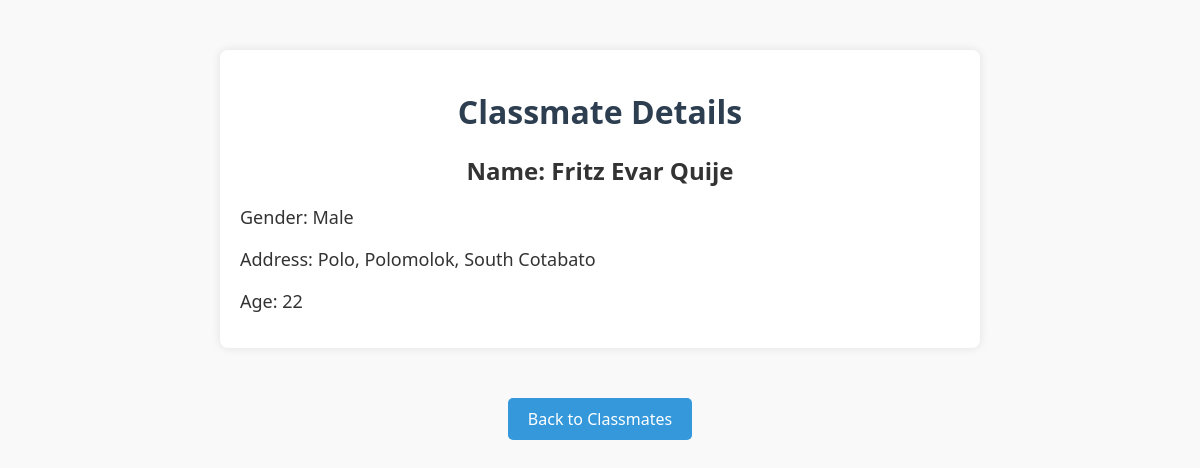
Page /classmate/view/1 on the committed database.
### classmates/models.py (models this page shows, shortened)
class Classmate(models.Model):
    firstname = models.CharField(max_length=200)
    lastname = models.CharField(max_length=200)
    gender = models.CharField(max_length=200)
    address = models.CharField(max_length=200)
    age = models.IntegerField()

### classmates/views.py (the view)
# urls.py: path('view/<int:pk>', views.ClassmateView.as_view(), name='classmate_view'),
class ClassmateView(DetailView):
    model = Classmate

### classmates/templates/classmates/classmate_detail.html (shortened to what this page needs)
<!DOCTYPE html>
<html lang="en">
<head>
</head>
<body>
    <div class="details-container">
        <h1>Classmate Details</h1>
        <h2>Name: {{ object.firstname }} {{ object.lastname }}</h2>
        <p>Gender: {{ object.gender }}</p>
        <p>Address: {{ object.address }}</p>
        <p>Age: {{ object.age }}</p>
    </div>
    <a href="{% url 'classmate_list' %}">Back to Classmates</a>
</body>
</html>

### classmates/templates/classmates/classmate_detail.html (style rules this page uses)
body { font-family: 'Segoe UI', Tahoma, Geneva, Verdana, sans-serif; background-color: #f9f9f9; margin: 0; padding: 0; text-align: center; color: #333; }
h1 { margin-top: 20px; font-size: 32px; color: #2c3e50; }
h2 { font-size: 24px; margin-bottom: 10px; }
p { font-size: 18px; margin-bottom: 15px; }
.details-container { width: 60%; margin: 50px auto; background-color: #fff; padding: 20px; border-radius: 8px; box-shadow: 0 0 10px rgba(0, 0, 0, 0.1); }
.details-container p { text-align: left; }
a { display: inline-block; padding: 10px 20px; text-decoration: none; background-color: #3498db; color: #fff; border-radius: 5px; transition: background-color 0.3s; }

### rows in the picture
Classmate: firstname "Fritz Evar", lastname "Quije", gender "Male", address "Polo, Polomolok, South Cotabato", age "22"
